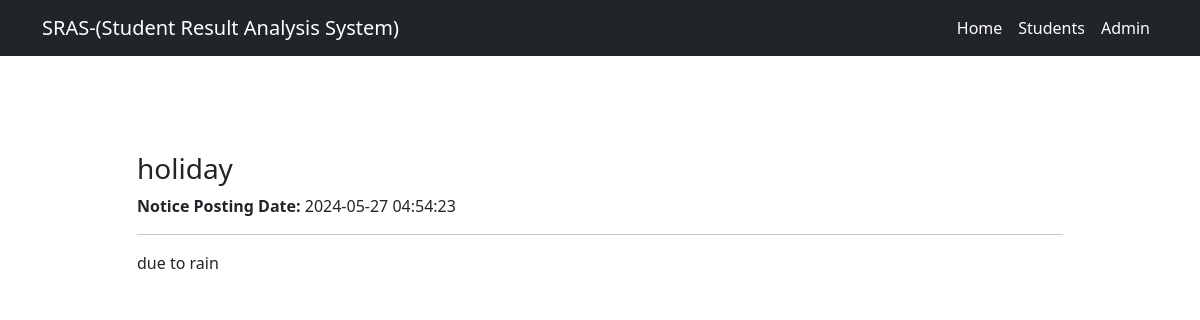
The app's page /notice-details.php?nid=5 with its own data.
### tables this page shows
CREATE TABLE `tblnotice` (
  `id` int(11) NOT NULL,
  `noticeTitle` varchar(255) DEFAULT NULL,
  `noticeDetails` mediumtext DEFAULT NULL,
  `postingDate` timestamp NULL DEFAULT current_timestamp()
);

### notice-details.php (the view, shortened to what this page needs)
<?php
include('includes/config.php');
?>
<!DOCTYPE html>
<html lang="en">
    <head>
        <link href="css/styles.css" rel="stylesheet" />
    </head>
    <body>
        <nav class="navbar navbar-expand-lg navbar-dark bg-dark">
            <div class="container">
                <a class="navbar-brand" href="index.php">SRAS-(Student Result Analysis System)</a>
                <div class="collapse navbar-collapse" id="navbarSupportedContent">
                    <ul class="navbar-nav ms-auto mb-2 mb-lg-0">
                        <li class="nav-item"><a class="nav-link active" aria-current="page" href="#!">Home</a></li>
                        <li class="nav-item"><a class="nav-link active" href="find-result.php">Students</a></li>
                        <li class="nav-item"><a class="nav-link active" href="admin-login.php">Admin</a></li>
                    </ul>
                </div>
            </div>
        </nav>
        <section class="py-5">
            <div class="container my-5">
                <div class="row justify-content-center">
                    <div class="col-lg-10">
 <?php
$noticeid=$_GET['nid'];
$sql = "SELECT * from tblnotice where id='$noticeid'";
$query = $dbh->prepare($sql);
$query->execute();
$results=$query->fetchAll(PDO::FETCH_OBJ);
if($query->rowCount() > 0)
{
foreach($results as $result)
{   ?>
                        <h3><?php echo htmlentities($result->noticeTitle);?></h3>
                        <p><strong>Notice Posting Date:</strong>  <?php echo htmlentities($result->postingDate);?></p>
                                                <hr color="#000" />
<p><?php echo htmlentities($result->noticeDetails);?></p>
<?php }} ?>
                    </div>
                </div>
            </div>
        </section>
    </body>
</html>

### records on screen
tblnotice: noticeTitle "holiday", postingDate "2024-05-27 04:54:23", noticeDetails "due to rain"
